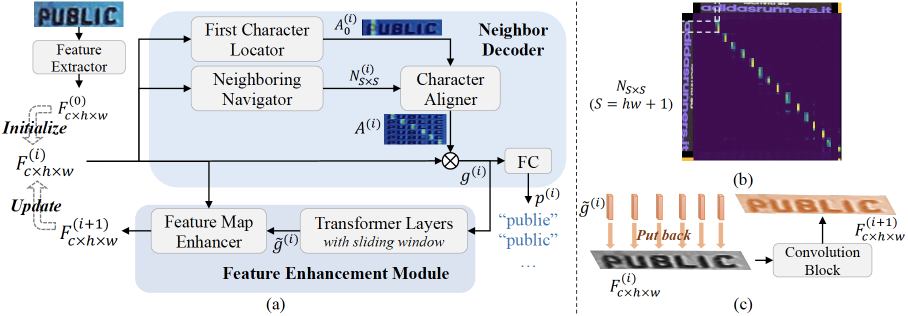
#> input picture LISTER/fig/pipeline.png, 1816 x 632 px (shown at 1/2 size)
$ python -i img_transforms.py   (imports and definitions only)
#> lines starting #> are read from the running program, lines starting #| are printed output that depends on the picture
#> further down, picture is the input picture: shape (632, 1816, 3); mean B, G, R 222, 213.3, 214.8
# Copied and slightly modified from https://github.com/FangShancheng/ABINet/blob/main/transforms.py

import math
import numbers
import random

import cv2
import numpy as np
from PIL import Image
from torchvision import transforms
from torchvision.transforms import Compose


def sample_asym(magnitude, size=None):
    return np.random.beta(1, 4, size) * magnitude

def sample_sym(magnitude, size=None):
    return (np.random.beta(4, 4, size=size) - 0.5) * 2 * magnitude

def sample_uniform(low, high, size=None):
    return np.random.uniform(low, high, size=size)

def get_interpolation(type='random'):
    if type == 'random':
        choice = [cv2.INTER_NEAREST, cv2.INTER_LINEAR, cv2.INTER_CUBIC, cv2.INTER_AREA]
        interpolation = choice[random.randint(0, len(choice)-1)]
    elif type == 'nearest': interpolation = cv2.INTER_NEAREST
    elif type == 'linear': interpolation = cv2.INTER_LINEAR
    elif type == 'cubic': interpolation = cv2.INTER_CUBIC
    elif type == 'area': interpolation = cv2.INTER_AREA
    else: raise TypeError('Interpolation types only nearest, linear, cubic, area are supported!')
    return interpolation

class CVRandomRotation(object):
    # [4 lines left out: function __init__, not called in this run]

    @staticmethod
    def get_params(degrees):
        return sample_sym(degrees)

    # [12 lines left out: function __call__, not called in this run]

class CVRandomAffine(object):
    # [128 lines left out: functions __init__, _get_inverse_affine_matrix, get_params, __call__, not called in this run]

class CVRandomPerspective(object):
    def __init__(self, distortion=0.5):
        self.distortion = distortion

    # [28 lines left out: functions get_params, __call__, not called in this run]

class CVRescale(object):

    def __init__(self, factor=4, base_size=(128, 512)):
        """ Define image scales using gaussian pyramid and rescale image to target scale.

        Args:
            factor: the decayed factor from base size, factor=4 keeps target scale by default.
            base_size: base size the build the bottom layer of pyramid
        """
        if isinstance(factor, numbers.Number):
            self.factor = round(sample_uniform(0, factor))
        elif isinstance(factor, (tuple, list)) and len(factor) == 2:
            self.factor = round(sample_uniform(factor[0], factor[1]))
        else:
            raise Exception('factor must be number or list with length 2')
        # assert factor is valid
        self.base_h, self.base_w = base_size[:2]

    def __call__(self, img):
        if self.factor == 0: return img
        src_h, src_w = img.shape[:2]
#> src_h = 632; src_w = 1816
        cur_w, cur_h = self.base_w, self.base_h
        scale_img = cv2.resize(img, (cur_w, cur_h), interpolation=get_interpolation())
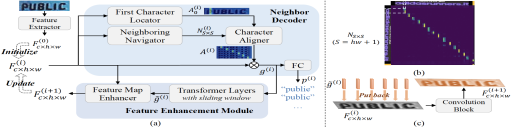
#> scale_img: shape (128, 512, 3); mean B, G, R 222, 213.3, 214.8
        for _ in range(self.factor):
            scale_img = cv2.pyrDown(scale_img)
#> this loop made 2 passes
#> pass 1, in __call__, `scale_img = cv2.pyrDown(scale_img)`:
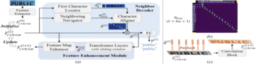
#> scale_img: shape (64, 256, 3); mean B, G, R 221.8, 213.1, 214.6
#> pass 2, in __call__, `scale_img = cv2.pyrDown(scale_img)`:
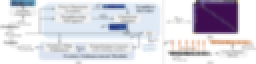
#> scale_img: shape (32, 128, 3) (shown 2 times larger); mean B, G, R 221.6, 212.8, 214.3
        scale_img = cv2.resize(scale_img, (src_w, src_h), interpolation=get_interpolation())
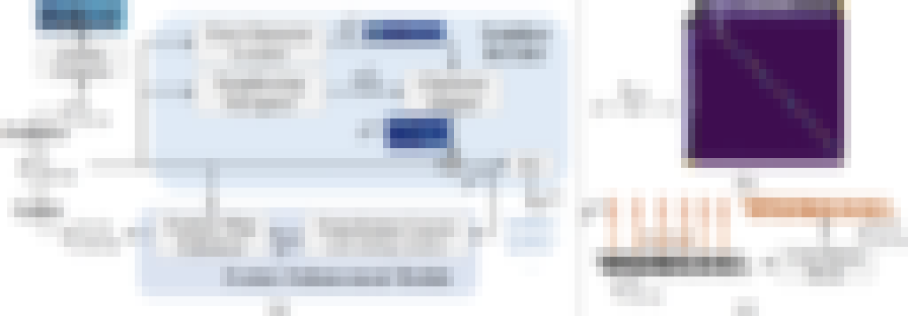
#> scale_img: shape (632, 1816, 3) (shown at 1/2 size); mean B, G, R 221.6, 212.8, 214.3
        return scale_img

class CVGaussianNoise(object):
    # [13 lines left out: functions __init__, __call__, not called in this run]

class CVMotionBlur(object):
    # [18 lines left out: functions __init__, __call__, not called in this run]

class CVGeometry(object):
    # [20 lines left out: functions __init__, __call__, not called in this run]

class CVDeterioration(object):
    # [19 lines left out: functions __init__, __call__, not called in this run]


class CVColorJitter(object):
    # [4 lines left out: function __init__, not called in this run]

    def __call__(self, img):
        if random.random() < self.p: return self.transforms(img)
        else: return img

>>> import cv2
>>> picture = cv2.imread('../fig/pipeline.png')
>>> result = CVRescale()(picture)
